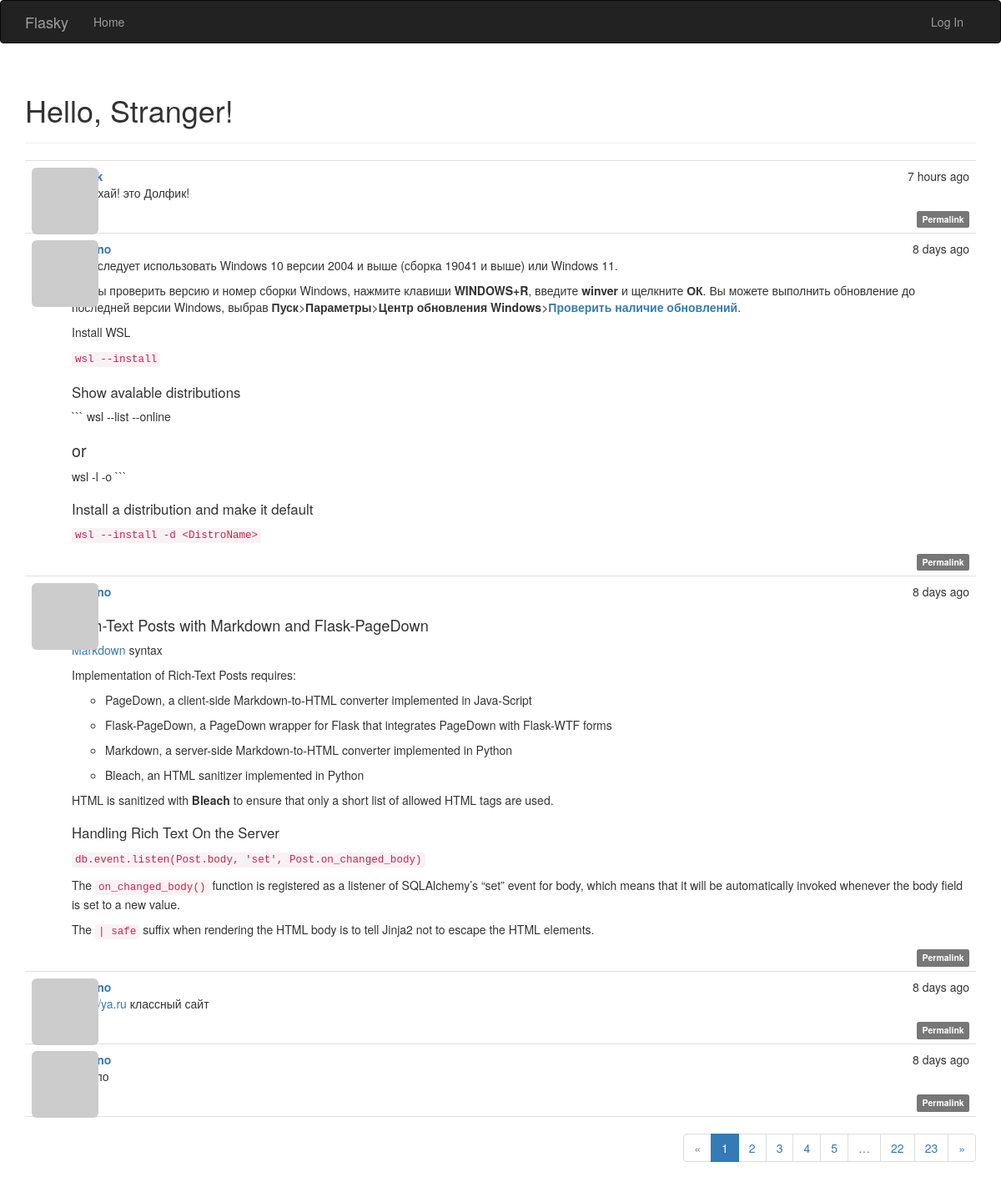
The page / on the database its author committed.
### app/models.py (models this page shows, shortened)
class Post(db.Model):
    __tablename__ = 'posts'
    id = db.Column(db.Integer, primary_key=True)
    body = db.Column(db.Text)
    body_html = db.Column(db.Text)
    timestamp = db.Column(db.DateTime, index=True, default=datetime.utcnow)
    auth_id = db.Column(db.Integer, db.ForeignKey('users.id'))

### app/main/views.py (the view)
@main.route('/', methods=['GET', 'POST'])
def index():
    form = PostForm()
    if current_user.can(Permission.WRITE) and form.validate_on_submit():
        post = Post(body=form.body.data,
                    author=current_user._get_current_object())
        db.session.add(post)
        db.session.commit()
        return redirect(url_for('.index'))
    page = request.args.get('page', 1, type=int)
    pagination = Post.query.order_by(Post.timestamp.desc()).paginate(
        page, per_page=current_app.config['FLASKY_POSTS_PER_PAGE'],
        error_out=False)
    posts = pagination.items
    return render_template('index.html', form=form, posts=posts,
                           pagination=pagination)

### app/auth/views.py (called while the page is built)
@auth.before_app_request
def before_request():
    if current_user.is_authenticated:
        current_user.ping()
        if not current_user.confirmed \
                and request.blueprint != 'auth' \
                and request.endpoint != 'static':
            return redirect(url_for('auth.unconfirmed'))

### app/main/__init__.py (called while the page is built)
@main.app_context_processor
def inject_permissions():
    return dict(Permission=Permission)

### app/models.py (called while the page is built)
    def gravatar(self, size=100, default='identicon', rating='g'):
        if request.is_secure:
            url = 'https://secure.gravatar.com/avatar'
        else:
            url = 'http://secure.gravatar.com/avatar'
        hash = hashlib.md5(self.email.lower().encode('utf-8')).hexdigest()
        return f'{url}/{hash}?s={size}&d={default}&r={rating}'

    def can(self, permissions):
        return False

    def is_administrator(self):
        return False

### app/templates/index.html (shortened to what this page needs)
{% extends "base.html" %}
{% import "bootstrap/wtf.html" as wtf %}
{% import "_macros.html" as macros %}
{% block page_content %}
<div class="page-header">
    <h1>Hello,
{% if current_user.is_authenticated %}{{ current_user.username }}{% else %}Stranger{% endif %}!</h1>
</div>
{% include '_posts.html' %}
<div class="pagination">
    {{ macros.pagination_widget(pagination, '.index') }}
</div>
{% endblock %}

### app/templates/_posts.html (shortened to what this page needs)
<ul class="posts">
    {% for post in posts %}
    <li class="post">
        <div class="profile-thumbnail">
            <a href="{{ url_for('.user', username=post.author.username) }}">
                <img class="img-rounded profile-thumbnail" src="{{ post.author.gravatar(size=40) }}">
            </a>
        </div>
        <div class="post-date">{{ moment(post.timestamp).fromNow() }}</div>
        <div class="post-author">
            <a href="{{ url_for('.user', username=post.author.username) }}">
            </a>
        </div>
       <div class="post-content">
        <div class="post-body">
            {% if post.body_html %}
                {{ post.body_html | safe }}
            {% else %}
                {{ post.body }}
        {% endif %}
        </div>
        <div class="post-footer">
            <a href="{{ url_for('.post', id=post.id) }}">
                <span class="label label-default">Permalink</span>
            </a>
        </div>
</div>
    </li>
    {% endfor %}
</ul>

### app/static/styles.css (style rules this page uses)
.profile-thumbnail { position: absolute; }
ul.posts { list-style-type: none; padding: 0px; margin: 16px 0px 0px 0px; border-top: 1px solid #e0e0e0; }
ul.posts li.post { padding: 8px; border-bottom: 1px solid #e0e0e0; }
div.post-date { float: right; }
div.post-author { font-weight: bold; margin-left: 48px; }
div.post-content { margin-left: 48px; min-height: 48px; }
div.post-footer { text-align: right; }
div.pagination { width: 100%; text-align: right; padding: 0px; margin: 0px; }
.post-body h1 { font-size: 140%; }
.post-body h2 { font-size: 130%; }
.post-body h3 { font-size: 120%; }

### rows shown on the page
Post: timestamp "7 hours ago", body_html "Хаю хай! это Долфик!"
Post: timestamp "8 days ago", body_html "Вам следует использовать Windows 10 версии 2004 и выше (сборка 19041 и выше) или Windows 11. Чтобы проверить версию и номер сборки Windows, нажмите клавиши WINDOWS+R , введите winver и щелкните ОК . Вы можете выполнить обновление до последней версии Windows, выбрав Пуск > Параметры > Центр обновления Windows > Проверить наличие обновлений . Install WSL wsl --install Show avalable distributions ``` wsl --list --online or wsl -l -o ``` Install a distribution and make it default wsl --install -d <DistroName>"
Post: timestamp "8 days ago", body_html "Rich-Text Posts with Markdown and Flask-PageDown Markdown syntax Implementation of Rich-Text Posts requires: PageDown, a client-side Markdown-to-HTML converter implemented in Java‐Script Flask-PageDown, a PageDown wrapper for Flask that integrates PageDown with Flask-WTF forms Markdown, a server-side Markdown-to-HTML converter implemented in Python Bleach, an HTML sanitizer implemented in Python HTML is sanitized with Bleach to ensure that only a short list of allowed HTML tags are used. Handling Rich Text On the Server db.event.listen(Post.body, 'set', Post.on_changed_body) The on_changed_body() function is registered as a listener of SQLAlchemy’s “set” event for body, which means that it…"
Post: timestamp "8 days ago", body_html "http://ya.ru классный сайт"
Post: timestamp "8 days ago"

### other values the page prints
{{ p }} "1"
{{ p }} "2" "3" "4" "5" "22" "23"
